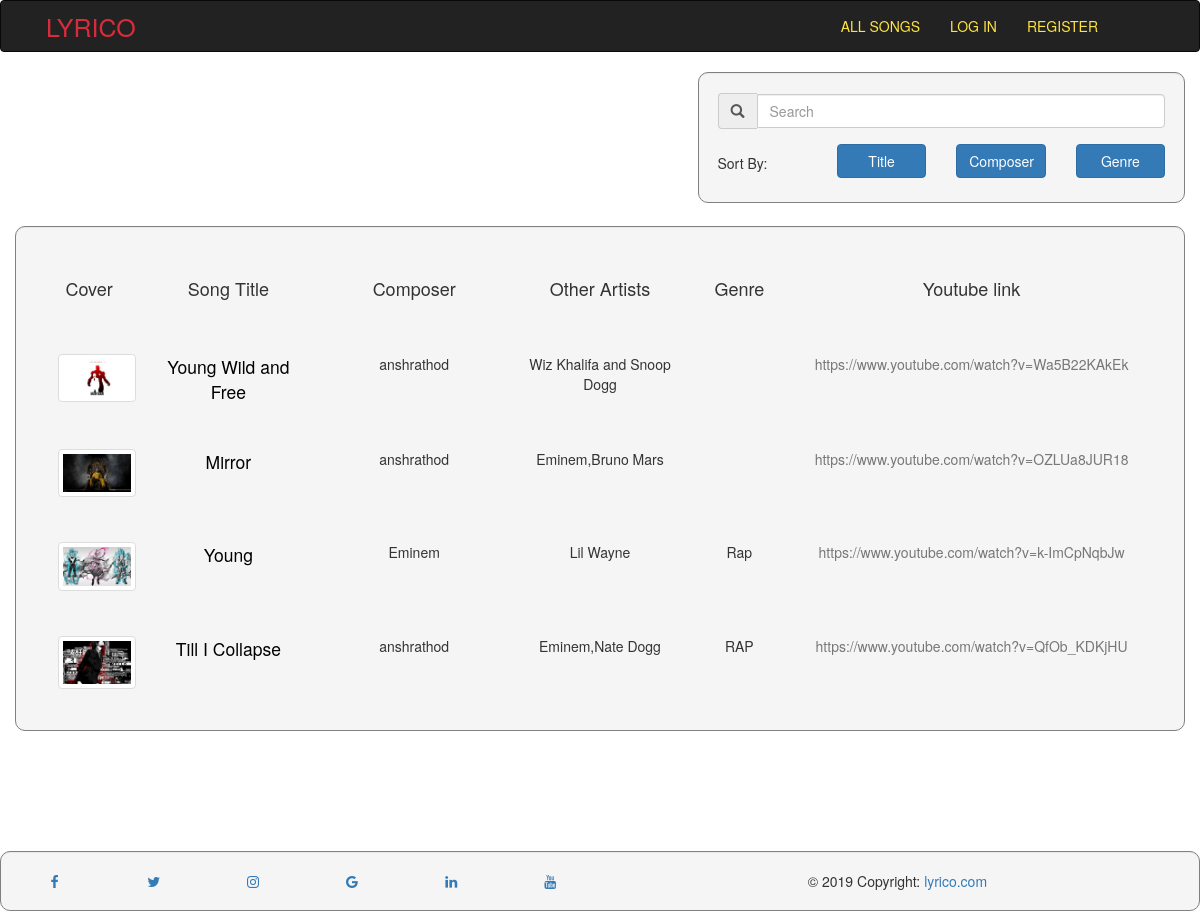
/songs/list, run on an earlier commit of the app's database.
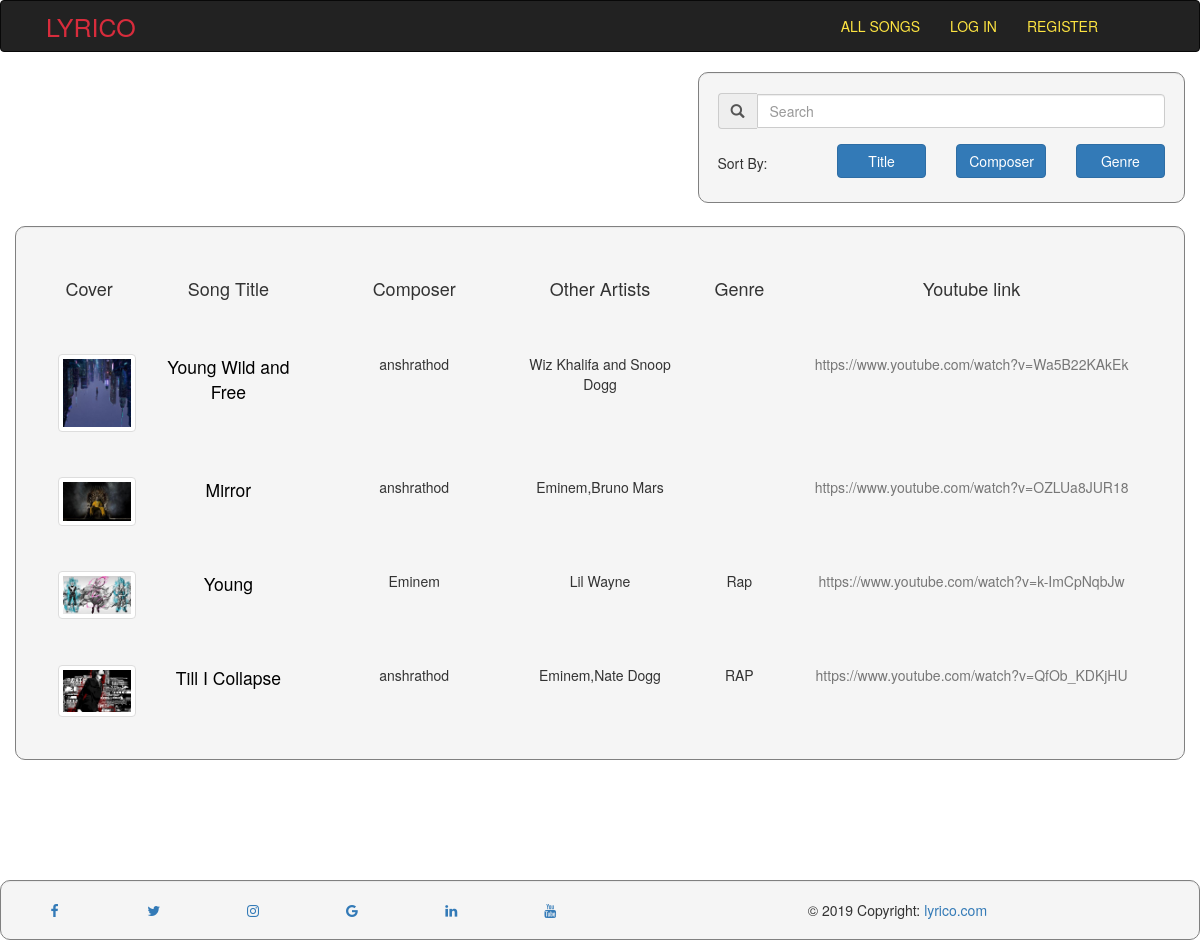
And on a later commit of the database.
### songs/models.py (models this page shows, shortened)
class Song(models.Model):
    title = models.CharField(max_length=100)
    lyrics = models.TextField()
    composer = models.CharField(max_length=100)
    featuring = models.TextField(blank=True)
    album = models.CharField(max_length=100)
    img = models.ImageField(upload_to='cover_pic/')
    link =  models.CharField(max_length=1000)  # embed link
    ytlink = models.CharField(max_length=1000 ,default='')
    genre = models.CharField(max_length=100,blank=True)
    audio = models.FileField(upload_to='audio/',default='')

### songs/views.py (the view, shortened to what this page needs)
# urls.py: path('songs/list',sviews.list,name='songs-listsongs'),
def list(request):
	songs = Song.objects.all()
	searchterm=''
	songz = zip(songs,range(len(songs)+1)[1:])
	context = {'searchterm': searchterm,'songs':songz}
	return render(request, 'songs/listview.html', context)

### songs/templates/songs/listview.html (shortened to what the changed rows need)
<!DOCTYPE html>
<html lang="en">
  <head>
    {% load static %}
    <link
      rel="stylesheet"
      href="https://maxcdn.bootstrapcdn.com/bootstrap/3.3.6/css/bootstrap.min.css"
    />
    <link
      rel="stylesheet"
      href="https://cdnjs.cloudflare.com/ajax/libs/font-awesome/4.7.0/css/font-awesome.min.css"
    />
  </head>
  <body>
    <div class="container">
      <div class="row" id="songs">
        <div
          class="well col-md-12 col-xs-12 col-sm-12 col-lg-12"
          style="margin-top: 2%"
        >
          <div class="list">
            {% for song,range in songs %}
            <div class="row" style="padding: 2%">
              <div class="col-md-1 col-sm-4 col-xs-4 col-lg-1 text text-center">
                <img
                  class="id img-rounded img-thumbnail"
                  src="{{ song.img.url }}"
                  style="max-width: 125%; max-height: 125%"
                />
              </div>
              <div class="col-md-2 col-sm-6 col-xs-6 col-lg-2 text text-center">
                <a href="{% url 'songs-details' song.id %}">
                  <span
                    class="title text text-muted"
                    style="font-size: 125%; color: black"
                    >{{ song.title }}</span
                  >
                </a>
              </div>
              <div class="col-md-2 col-sm-6 col-xs-6 col-lg-2 text text-center">
                <span class="composer">{{ song.composer }}</span>
              </div>
              <div
                class="col-md-2 col-sm-6 col-xs-6 col-lg-2 text text-center featuring"
              >
                <p class="featuring mr-2">{{ song.featuring }}</p>
              </div>
              <div class="col-md-1 col-sm-6 col-xs-6 col-lg-1 text text-center">
              </div>
              <div
                class="col-md-4 col-sm-12 col-xs-12 col-lg-4 text text-center"
              >
                <a class="ytlink text text-muted" href="{{ song.ytlink }}"
                  >{{ song.ytlink }}</a
                >
              </div>
            </div>
            {% endfor %}
          </div>
        </div>
      </div>
    </div>
  </body>
</html>

What changed in the data, as far as the page shows it:
changed Song "Young Wild and Free": img: a different picture
